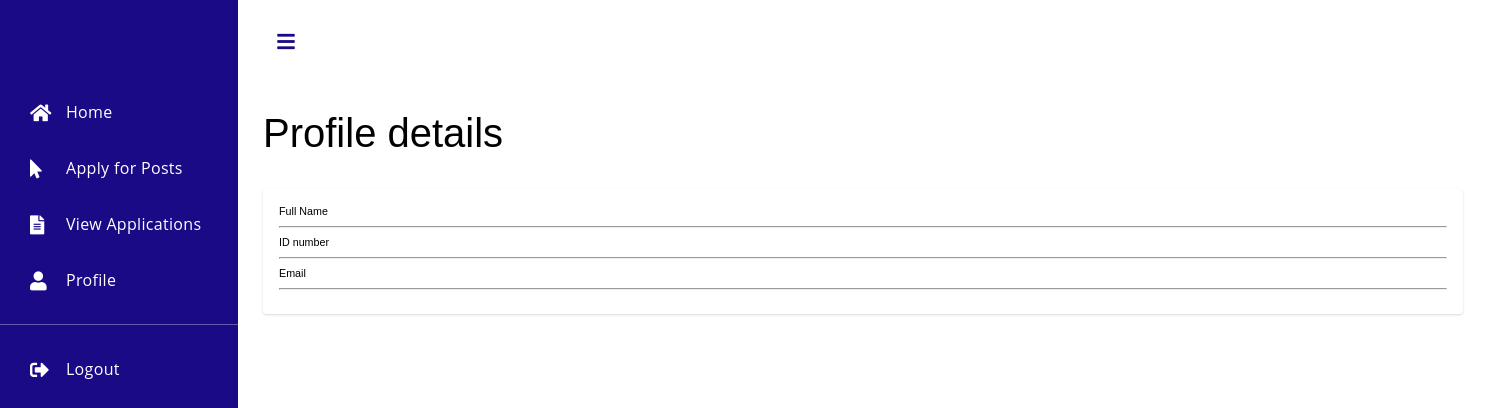
The app's page /CSO3/profprofstud (signed in), older data.
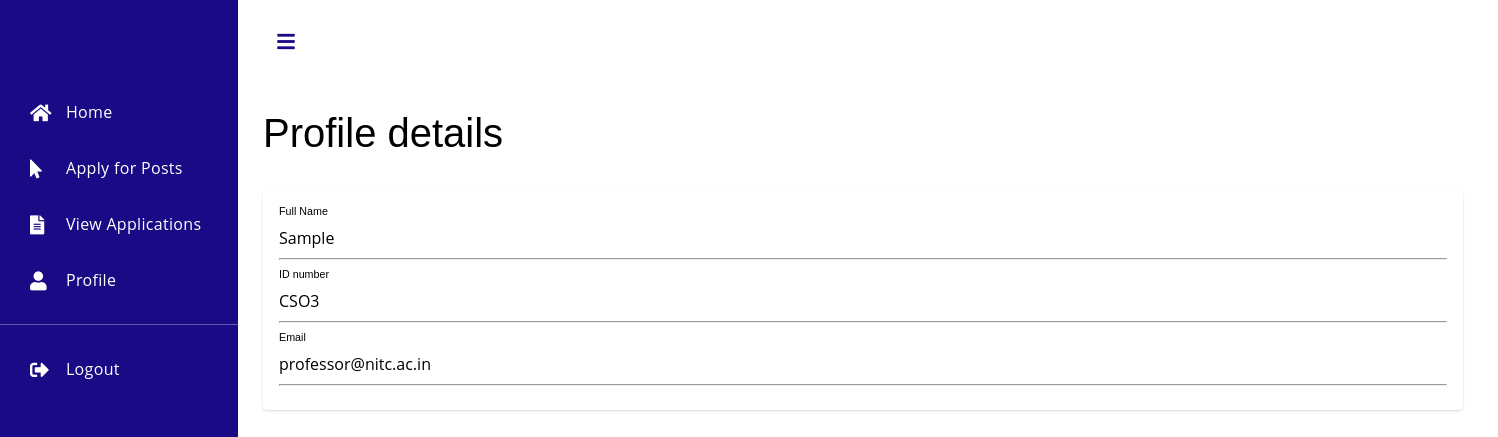
The same page, newer data.
### tables this page shows
CREATE TABLE Professors (
  id VARCHAR(4) PRIMARY KEY,
  name varchar(20) NOT NULL,
  email varchar(40) NOT NULL,
  password varchar(12) NOT NULL
);

### app.py (the view)
@app.route('/<prof_id>/profprofstud')
def profprofstud(prof_id):
    conn = sqlite3.connect('database.db')
    curs = conn.cursor()
    curs.execute('SELECT * FROM Professors where id = ?',(prof_id,))
    prof = curs.fetchone()
    conn.close()
    return render_template('profprofstud.html', prof=prof)

### templates/profprofstud.html (shortened to what this page needs)
<!DOCTYPE html>
<html lang="en" >
<head>
    <link rel="stylesheet" href="https://unpkg.com/bootstrap-material-design@4.1.1/dist/css/bootstrap-material-design.min.css">
    <link rel='stylesheet' href='https://cdnjs.cloudflare.com/ajax/libs/font-awesome/5.15.0/css/all.min.css'>
</head>
<body>
<div class='dashboard'>
    <div class="dashboard-nav">
        <header><a href="#!" class="menu-toggle"></a></header>
        <nav class="dashboard-nav-list">
          <a href="/indexstud" class="dashboard-nav-item"><i class="fas fa-home"></i>Home</a>
          <a href="{{ url_for('posts') }}" class="dashboard-nav-item"><i class="fa fa-mouse-pointer"></i>Apply for Posts</a>
          <a href="{{ url_for('view_applications_student', id = session.id) }}" class="dashboard-nav-item"><i class="fa fa-file-alt"></i>View Applications</a>
          <a href="{{ url_for('stud_profile', student_id = session.id) }}" class="dashboard-nav-item"><i class="fas fa-user"></i>Profile</a>
          <div class="nav-item-divider"></div>
          <a href="{{ url_for('logout') }}" class="dashboard-nav-item"><i class="fas fa-sign-out-alt"></i>Logout</a>
        </nav>
    </div>
    <div class='dashboard-app'>
        <header class='dashboard-toolbar'><a href="#!" class="menu-toggle"><i class="fas fa-bars"></i></a></header>
        <div class='dashboard-content'>
            <div class='container'>
                	<div class="title">
    		<h1>Profile details</h1></br>
    	</div>
    	<div class="row">
            <div class="col-lg-8 col-md-10 ml-175px mr-auto">
                <div class="card mb-3">
                    <div class="card-body">
                      <div class="row">
                        <div class="col-sm-3">
                          <h6 class="mb-0">Full Name</h6>
                        </div>
                        <div class="col-sm-9 text-secondary">{{  prof[1]  }}
                        </div>
                      </div>
                      <hr>
                      <div class="row">
                        <div class="col-sm-3">
                          <h6 class="mb-0">ID number</h6>
                        </div>
                        <div class="col-sm-9 text-secondary">{{  prof[0]  }}
                        </div>
                      </div>
                      <hr>
                      <div class="row">
                        <div class="col-sm-3">
                          <h6 class="mb-0">Email</h6>
                        </div>
                        <div class="col-sm-9 text-secondary">{{  prof[2]  }}
                        </div>
                      </div>
                      <hr>
                    </div>
                  </div>
            </div>
        </div>
    </div>
</div>
</body>
</html>

Row changes from the older to the newer data that the page shows:
added Professors: name "Sample", id "CSO3", email "professor@nitc.ac.in"
